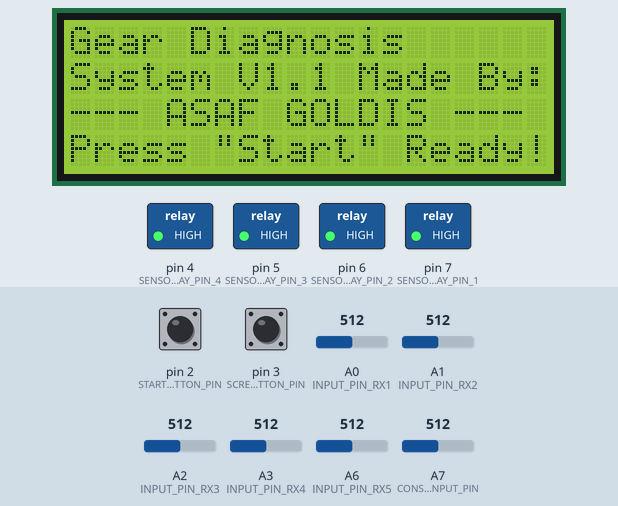
Simulated run of this sketch. Board: Arduino Nano, built with avr-gcc and run on an emulated ATmega328P. Parts: 20×4 character LCD, switched loads named in the sketch (green lamp = pin HIGH). Inputs (shaded band) come from the test bench; at power-on: pin 2 (START_BUTTON_PIN) HIGH, pin 3 (SCREEN_BUTTON_PIN) HIGH, A0 (INPUT_PIN_RX1) = 512, A1 (INPUT_PIN_RX2) = 512, A2 (INPUT_PIN_RX3) = 512, A3 (INPUT_PIN_RX4) = 512, A6 (INPUT_PIN_RX5) = 512, A7 (CONSTANT_CURRENT__INPUT_PIN) = 512. What the sketch prints to the serial monitor is not drawn.

Above: at 2.3 s.
2.4 s: pin 2 (START_BUTTON_PIN) pulled LOW for 0.15 s
At 4.74 s:
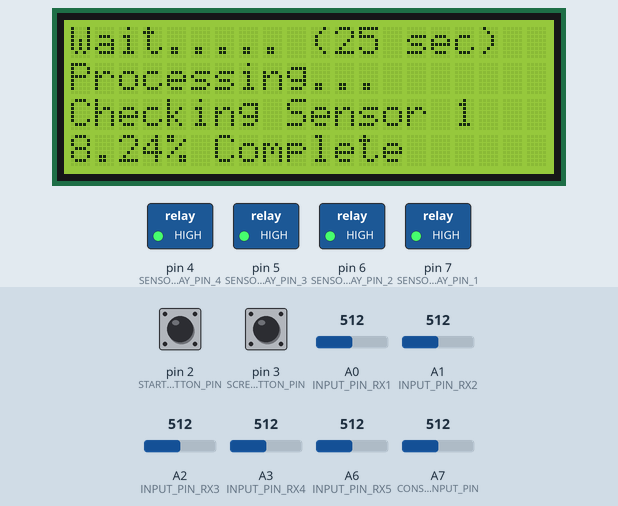
At 15.07 s:
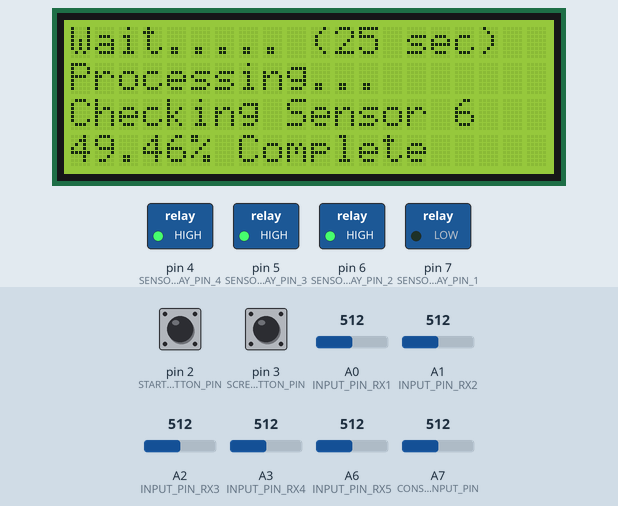
Timing chart, 0 to 16.6 s (numbered marks = the images above; inputs shaded):
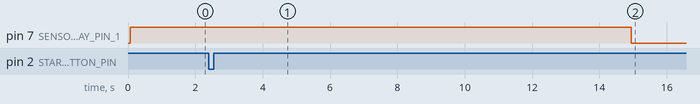

The sketch:

Car_resistance_check_1.1.ino
```cpp
//***************************************************************************************************************************//
//                                            Car Resistance Check V1.1
//***************************************************************************************************************************//

//    IO Connaction:
// A0 - INPUT_PIN_RX1
// A1 - INPUT_PIN_RX2
// A2 - INPUT_PIN_RX3
// A3 - INPUT_PIN_RX4
// A4 - I2C - SCL
// A5 - I2C - SDA
// A6 - INPUT_PIN_RX5
// A7 - CONSTANT_CURRENT__INPUT_PIN
// D0 - NOT CONNECTED
// D1 - NOT CONNECTED
// D2 - START_BUTTON_PIN
// D3 - SCREEN_BUTTON_PIN
// D4 - SENSOR_RELAY_PIN_4
// D5 - SENSOR_RELAY_PIN_3
// D6 - SENSOR_RELAY_PIN_2
// D7 - SENSOR_RELAY_PIN_1
// D8 - NOT CONNECTED
// D9 - NOT CONNECTED
// D10 - NOT CONNECTED
// D11 - NOT CONNECTED
// D12 - NOT CONNECTED
// D13 - NOT CONNECTED
//***************************************************************************************************************************//
#include <SoftwareSerial.h>
#include <LiquidCrystal_I2C.h>   // make sure to change return value to 1 , in LiquidCrystal_I2C.cpp file of this library to avoid problem of only first character being displayed
//***************************************************************************************************************************//
// Define IO Pin
#define SENSOR_RELAY_PIN_1 7
#define SENSOR_RELAY_PIN_2 6
#define SENSOR_RELAY_PIN_3 5
#define SENSOR_RELAY_PIN_4 4

#define INPUT_PIN_RX1 A0
#define INPUT_PIN_RX2 A1
#define INPUT_PIN_RX3 A2
#define INPUT_PIN_RX4 A3
#define I2C_SCL_PIN A4
#define I2C_SDA_PIN A5
#define INPUT_PIN_RX5 A6
#define CONSTANT_CURRENT__INPUT_PIN A7

#define START_BUTTON_PIN 2
#define SCREEN_BUTTON_PIN 3

// Define constant
#define NUM_OF_SENSOR 9
#define MAX_LINE 9
#define NUM_OF_BUTTONS 2

#define REF_VOL 5.00  //Volt
#define MY_CONSTANT_CURRENT 0.113 // Amp

//#define Rc 10.41  //ohm   Rc=1.25/I; I=0.121A
#define R1 1.333   //Kohm
#define R2 4.70    //Kohm
#define R3 1.466   //Kohm
#define R4 1.471   //Kohm
#define R5 14.74   //Kohm

#define LiquidCrystal_I2C_ADDRESS 0x27

const int RelayPinArray[4] = {SENSOR_RELAY_PIN_1, SENSOR_RELAY_PIN_2, SENSOR_RELAY_PIN_3, SENSOR_RELAY_PIN_4};
const int SensorInputPinArray[6] = {INPUT_PIN_RX1, INPUT_PIN_RX2, INPUT_PIN_RX3, INPUT_PIN_RX4, INPUT_PIN_RX5, CONSTANT_CURRENT__INPUT_PIN};

const double Rref = REF_VOL/(1023.0*MY_CONSTANT_CURRENT);
const double ConstantResistanceArray[6] = {R1, R2, R3, R4, R5, Rref};

const double MinXaxRes[2][NUM_OF_SENSOR] = {2.0, 6.0, 2.0, 2.0, 40.0, 12.0, 24.0, 24.0, 5.2,
                                           0.9, 4.0, 1.0, 1.0,  5.0,  8.0, 18.0, 18.0, 3.5};
const String SensorName[9] = {"TPS1", "TPS2", "TISS", "TOSS", "OiTSol", "SOL_TCC", "SOL_A", "SOL_B", "OiPSol"};

int VoltageValue[NUM_OF_SENSOR] = {0,0,0,0,0,0,0,0,0};
int TopLine = 0;

// Button Logic
const byte InputPinsArray[NUM_OF_BUTTONS] = {START_BUTTON_PIN, SCREEN_BUTTON_PIN};
byte inputState[NUM_OF_BUTTONS];
byte lastInputState[NUM_OF_BUTTONS] = {HIGH,HIGH};
bool inputFlags[NUM_OF_BUTTONS] = {LOW,LOW};
unsigned long lastDebounceTime[NUM_OF_BUTTONS] = {0,0};
#define DEBOUNCE_DELAY 5

LiquidCrystal_I2C lcd(LiquidCrystal_I2C_ADDRESS,20,4); // put here correct address of lcd...  if not known, use Arduino I2CScanner given in above link
//***************************************************************************************************************************//
void setup() {
  Serial.begin(9600); //just in case if you want to get date and time in serial port
  lcd.init();                      // initialize the lcd
  lcd.backlight();
  lcd.home();
  // Serial.println("System start");

  //analogReference(EXTERNAL);  // Vref connect to 5V pin is 4.94V

  for (int i=0; i<4; i++) {
    pinMode(RelayPinArray[i], OUTPUT); digitalWrite(RelayPinArray[i], HIGH);
  }

  for(int i=0; i<NUM_OF_BUTTONS; i++)   // set button's pin
    pinMode(InputPinsArray[i], INPUT_PULLUP);

  lcd.clear();                      // clear the lcd
  lcd.setCursor(0, 0); lcd.print("Gear Diagnosis"); // column 0 , row 0 i.e. top line of LCD
  lcd.setCursor(0, 1); lcd.print("System V1.1 Made By:");
  lcd.setCursor(0, 2); lcd.print("--- ASAF GOLDIS ---");
  lcd.setCursor(0, 3); lcd.print("Press \"Start\" ");
  delay(1000);

  lcd.print("Ready!");
  Serial.println("System Ready!!!");
}
//***************************************************************************************************************************//
void loop() {
  setInputFlags();
  resolveInputFlags();

  delay(20);
}
//***************************************************************************************************************************//
void setInputFlags() {
  for(int i=0; i<NUM_OF_BUTTONS; i++) {
    int reading = digitalRead(InputPinsArray[i]);
    if (reading != lastInputState[i]) {
      lastDebounceTime[i] = millis();
    }
    if ((millis()-lastDebounceTime[i]) > DEBOUNCE_DELAY) {
      if (reading != inputState[i]) {
        inputState[i] = reading;
        if (inputState[i] == LOW) inputFlags[i] = HIGH;
      }
    }
    lastInputState[i] = reading;
  }
}
//***************************************************************************************************************************//
void resolveInputFlags() {
  for(int i=0; i<NUM_OF_BUTTONS; i++) {
    if(inputFlags[i] == HIGH) {
      inputAction(i);
      inputFlags[i] = LOW;
    }
  }
}
//***************************************************************************************************************************//
void inputAction(int Button) {
  lcd.clear();
  if (Button == 0) {  // start
    lcd.setCursor(0, 0); lcd.print("Wait..... (25 sec)"); // column 0 , row 0
    lcd.setCursor(0,1);  lcd.print("Processing..."); // column 0 , row 1

    TopLine = 0;
    unsigned long Time = millis();
    for (int i=0; i<NUM_OF_SENSOR; i++) VoltageValue[i] = CheckValue(i+1, Time);
    // Serial.println(millis()-Time);
  }
  else if (Button == 1) {  // down
    TopLine++;
    if (TopLine == MAX_LINE) TopLine = 0;
  }
  printScreen();
}
//***************************************************************************************************************************//
void printScreen() {
  int line[4];
  int Length[4];
  double Resistance[4] = {0.0, 0.0, 0.0, 0.0};
  String lineMsg[4] = {"", "", "", ""};

  byte castumChar[8] = {0x00, 0x0E, 0x11, 0x11, 0x11, 0x0A, 0x0A, 0x1B};  // ohm
  lcd.createChar(1, castumChar);

  castumChar[0]=0x01; castumChar[1]=0x01; castumChar[2]=0x03; castumChar[3]=0x02; castumChar[4]=0x12; castumChar[5]=0x0A; castumChar[6]=0x0C; castumChar[7]=0x04; // OK
  lcd.createChar(2, castumChar);

  castumChar[0]=0x11; castumChar[1]=0x0A; castumChar[2]=0x0A; castumChar[3]=0x04; castumChar[4]=0x04; castumChar[5]=0x0A; castumChar[6]=0x0A; castumChar[7]=0x11; // NOT_OK
  lcd.createChar(3, castumChar);

  line[0] = TopLine;
  for (int i=0; i<4; i++) {
    line[i+1] = line[i] + 1;
    if (line[i+1] == MAX_LINE) line[i+1] -= MAX_LINE;
    Resistance[i] = CheckResistance(VoltageValue[line[i]], line[i]+1);
    lineMsg[i] += SensorName[line[i]];
    if (lineMsg[i].length()!=7) {
      for (int j=7-lineMsg[i].length(); j>0; j--)
        lineMsg[i] += ".";
    }
    lineMsg[i] += "; "; lineMsg[i] += Resistance[i]; lineMsg[i] += " ";
    if (line[i]<5) lineMsg[i] += "K";
    Length[i] = lineMsg[i].length();
    lineMsg[i] += " ";
  }
  Serial.println(".");
  lcd.clear();
  for (int i=0; i<4; i++) {
    lcd.setCursor(0,i);    // column 0 , row i
    lcd.print(lineMsg[i]);
    lcd.setCursor(Length[i],i);
    lcd.write(1);

    lcd.setCursor(19,i);
    if (MinXaxRes[1][line[i]]<=Resistance[i] && Resistance[i]<=MinXaxRes[0][line[i]]) lcd.write(2);  // min<=Resistance[i]<=max
    else                                                                              lcd.write(3);
  }

}
//***************************************************************************************************************************//
int CheckValue(int resNum, unsigned long StartTime) {
  const unsigned long RunTime = 25189;
  double Time = 100.0*(millis()-StartTime)/RunTime;
  int input_pin_num = SensorInputPinArray[resNum-1];
  unsigned int sensorValue = 0;

  lcd.setCursor(0,2); lcd.print("Checking Sensor "); lcd.print(resNum);
  lcd.setCursor(0,3); lcd.print(Time); lcd.print("% Complete");
  ManegeInput(resNum);

  for (int i=0; i<30; i++) {
    if (i%2==0) Time = 100.0*(millis()-StartTime)/RunTime;
    lcd.setCursor(0,3); lcd.print(Time); lcd.print("% Complete");
    sensorValue += analogRead(input_pin_num);  // variable to store the value coming from the sensor
    delay(50);
  }
  unsigned int AvgVal = sensorValue/30;    // variable to store the value coming from the sensor
  //Serial.print(resNum); Serial.print("; AvgVal: "); Serial.println(AvgVal);

  ManegeInput(0); // close all input
  Time = 100.0*(millis()-StartTime)/RunTime;
  lcd.setCursor(0,3); lcd.print(Time); lcd.print("% Complete");

  return AvgVal;
}
//***************************************************************************************************************************//
void  ManegeInput(int InputNum) {
  for (int i=0; i<4; i++) digitalWrite(RelayPinArray[i], HIGH);
  if (6<=InputNum && InputNum<=9) digitalWrite(RelayPinArray[InputNum-6], LOW);

  delay(250);
}
//***************************************************************************************************************************//
double CheckResistance(int Value, int resNum) {
  double voltage = REF_VOL*Value/1023.0;
  double Res = 0.0;

  if (resNum <= 5) Res = Value*ConstantResistanceArray[resNum-1]/(1024.0-Value);
  else             Res = Value*ConstantResistanceArray[5];

  Serial.print(resNum); Serial.print("; Value: "); Serial.print(Value); Serial.print(", Voltage: "); Serial.print(voltage); Serial.print("[V], Res: "); Serial.print(Res);
  if (resNum <= 5) Serial.println("[Kohm]");
  else             Serial.println("[ohm]");

  return Res;
}
//***************************************************************************************************************************//
```

Measured:
- after the input at 2.4 s, pin 7 (SENSOR_RELAY_PIN_1): HIGH → LOW after 12.5 s; the display: first changes after 0.09 s (image 1 shows a later state)
- what the display in image 1 shows lasts 0.5 s, from 4.5 s to 5.0 s
